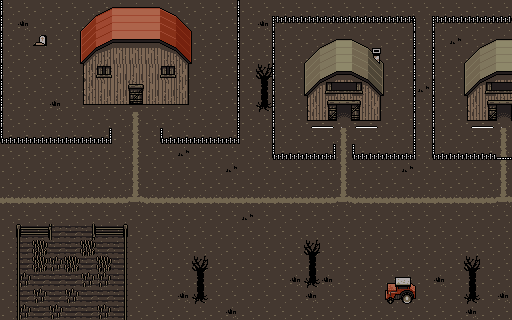

A 2D game scene composited from a Tiled map and its tileset images. What follows is a short description and the map's XML, with every tile layer's data as written:
An orthogonal 32x20 tile map with 16x16 px tiles, 4 tile layers (ground, sprites, obstacles, items) and 1 object.

<map version="1.10" tiledversion="1.11.2" orientation="orthogonal" renderorder="right-down" width="32" height="20" tilewidth="16" tileheight="16" infinite="0" nextlayerid="8" nextobjectid="5">
 <tileset firstgid="1" source="tileset_map.tsx" />
 <layer id="1" name="ground" width="32" height="20">
  <data encoding="csv">
597,597,597,597,597,597,597,597,597,597,597,597,597,597,597,597,597,597,597,597,597,597,597,597,597,597,597,597,597,597,597,597,
597,598,597,597,597,597,597,597,597,597,597,597,597,597,597,597,598,597,597,597,597,597,597,597,597,597,597,597,597,597,597,597,
597,597,597,597,597,597,597,597,597,597,597,597,597,597,597,597,597,597,597,597,597,597,597,597,597,597,597,597,553,597,597,597,
597,597,597,597,597,597,597,597,597,597,597,597,597,597,597,597,597,597,597,597,597,597,597,597,597,597,597,597,597,597,597,597,
597,597,597,597,597,597,597,597,597,597,597,597,597,597,597,597,597,597,597,597,597,597,597,597,597,597,597,597,597,597,597,597,
597,597,597,597,597,597,597,597,597,597,597,597,597,597,597,597,597,597,597,597,597,597,597,597,597,597,553,597,597,597,597,597,
597,597,597,598,597,597,597,597,597,597,597,597,597,597,597,597,597,597,597,597,597,597,597,597,597,597,597,597,597,597,597,597,
597,597,597,597,597,597,597,597,594,597,597,597,597,597,597,597,597,597,597,597,597,597,597,597,597,597,597,597,597,597,597,597,
597,597,597,597,597,597,597,597,594,597,597,597,597,597,597,597,597,597,597,597,597,594,597,597,597,597,597,597,597,597,597,594,
597,597,597,597,597,597,597,597,594,597,597,553,597,597,597,597,597,597,597,597,597,594,597,597,597,597,597,597,597,597,597,594,
597,597,597,597,597,597,597,597,594,597,597,597,597,597,553,597,597,597,597,597,597,594,597,597,597,553,597,597,597,597,597,594,
597,597,597,597,597,597,597,597,594,597,597,597,597,597,597,597,597,597,597,597,597,594,597,597,597,597,597,597,597,597,597,594,
549,549,549,549,549,549,549,549,1610613243,549,549,549,549,549,549,549,549,549,549,549,549,1610613243,549,549,549,549,549,549,549,549,549,1610613243,
597,597,597,597,597,597,597,597,597,597,597,597,597,597,597,553,597,597,597,597,597,597,597,597,597,597,597,597,597,597,597,597,
597,156,156,156,156,156,156,156,597,597,597,597,597,597,597,597,597,597,597,597,597,597,597,597,597,597,597,597,597,597,597,597,
597,156,157,156,156,157,156,156,597,597,597,597,597,597,597,597,597,597,597,597,597,597,597,597,597,597,597,597,597,597,597,597,
597,156,157,202,157,156,157,156,597,597,597,597,597,597,597,597,597,597,597,597,597,597,597,597,597,597,597,597,597,597,597,597,
597,202,156,156,156,202,202,156,597,597,597,597,597,597,597,597,597,597,598,597,598,597,597,597,597,597,597,598,597,597,597,597,
597,156,202,156,202,156,156,156,597,597,597,598,597,597,597,597,597,597,597,598,597,597,597,597,597,597,597,597,597,597,597,598,
597,202,156,202,156,156,202,156,597,597,597,597,597,597,598,597,597,597,597,597,597,597,597,597,597,597,597,597,597,598,597,597
</data>
 </layer>
 <layer id="4" name="sprites" width="32" height="20">
  <data encoding="csv">
0,0,0,0,0,0,0,0,0,0,0,0,0,0,0,0,0,0,0,0,0,0,0,0,0,0,0,0,0,0,0,0,
0,0,0,0,0,0,0,0,0,0,0,0,0,0,0,0,0,0,0,0,0,0,0,0,0,0,0,0,0,0,0,0,
0,0,452,0,0,0,0,0,0,0,0,0,0,0,0,0,0,0,0,0,0,0,0,0,0,0,0,0,0,0,0,0,
0,0,0,0,0,0,0,0,0,0,0,0,0,0,0,0,0,0,0,0,0,0,0,0,0,0,0,0,0,0,0,0,
0,0,0,0,0,0,0,0,0,0,0,0,0,0,0,0,0,0,0,0,0,0,0,0,0,0,0,0,0,0,0,0,
0,0,0,0,0,0,0,0,0,0,0,0,0,0,0,0,0,0,0,0,0,0,0,0,0,0,0,0,0,0,0,0,
0,0,0,0,0,0,0,0,0,0,0,0,0,0,0,0,0,0,0,0,0,0,0,0,0,0,0,0,0,0,0,0,
0,0,0,0,0,0,0,0,0,0,0,0,0,0,0,0,0,0,0,0,0,0,0,0,0,0,0,0,0,0,0,0,
0,0,0,0,0,0,0,0,0,0,0,0,0,0,0,0,0,0,0,0,0,0,0,0,0,0,0,0,0,0,0,0,
0,0,0,0,0,0,0,0,0,0,0,0,0,0,0,0,0,0,0,0,0,0,0,0,0,0,0,0,0,0,0,0,
0,0,0,0,0,0,0,0,0,0,0,0,0,0,0,0,0,0,0,0,0,0,0,0,0,0,0,0,0,0,0,0,
0,0,0,0,0,0,0,0,0,0,0,0,0,0,0,0,0,0,0,0,0,0,0,0,0,0,0,0,0,0,0,0,
0,0,0,0,0,0,0,0,0,0,0,0,0,0,0,0,0,0,0,0,0,0,0,0,0,0,0,0,0,0,0,0,
0,0,0,0,0,0,0,0,0,0,0,0,0,0,0,0,0,0,0,0,0,0,0,0,0,0,0,0,0,0,0,0,
0,0,0,0,0,0,0,0,0,0,0,0,0,0,0,0,0,0,0,0,0,0,0,0,0,0,0,0,0,0,0,0,
0,0,0,0,0,0,0,0,0,0,0,0,0,0,0,0,0,0,0,0,0,0,0,0,0,0,0,0,0,0,0,0,
0,0,0,0,0,0,0,0,0,0,0,0,0,0,0,0,0,0,0,0,0,0,0,0,0,0,0,0,0,0,0,0,
0,0,0,0,0,0,0,0,0,0,0,0,0,0,0,0,0,0,0,0,0,0,0,0,0,0,0,0,0,0,0,0,
0,0,0,0,0,0,0,0,0,0,0,0,0,0,0,0,0,0,0,0,0,0,0,0,0,0,0,0,0,0,0,0,
0,0,0,0,0,0,0,0,0,0,0,0,0,0,0,0,0,0,0,0,0,0,0,0,0,0,0,0,0,0,0,0
</data>
 </layer>
 <layer id="2" name="obstacles" width="32" height="20">
  <data encoding="csv">
282,0,0,0,0,0,71,72,72,72,73,0,0,0,3221225754,0,0,0,0,0,0,0,0,0,0,0,0,0,0,0,0,0,
282,0,0,0,0,115,116,117,117,117,118,119,0,0,3221225754,0,0,283,326,326,326,326,326,326,326,284,0,283,326,326,326,326,
282,0,0,0,0,160,161,162,162,162,163,164,0,0,3221225754,0,0,282,0,0,341,342,343,0,0,3221225754,0,282,0,0,341,342,
282,0,0,0,0,205,206,253,253,253,208,209,0,0,3221225754,0,0,282,0,385,386,387,388,344,0,3221225754,0,282,0,385,386,387,
282,0,0,0,0,250,207,251,251,251,207,254,0,0,3221225754,0,511,282,0,430,431,432,433,434,0,3221225754,0,282,0,430,431,432,
282,0,0,0,0,250,251,251,252,251,251,254,0,0,3221225754,0,556,282,0,475,476,477,478,479,0,3221225754,0,282,0,475,476,477,
282,0,0,0,0,295,296,296,297,296,296,299,0,0,3221225754,0,601,282,0,520,521,522,523,524,0,3221225754,0,282,0,520,521,522,
282,0,0,0,0,0,0,0,0,0,0,0,0,0,3221225754,0,0,282,0,565,566,567,568,569,0,3221225754,0,282,0,565,566,567,
328,281,281,281,281,281,329,0,0,0,328,281,281,281,329,0,0,282,0,0,0,0,0,0,0,3221225754,0,282,0,0,0,0,
0,0,0,0,0,0,0,0,0,0,0,0,0,0,0,0,0,328,281,281,329,0,328,281,281,329,0,328,281,281,281,2684354887,
0,0,0,0,0,0,0,0,0,0,0,0,0,0,0,0,0,0,0,0,0,0,0,0,0,0,0,0,0,0,0,0,
0,0,0,0,0,0,0,0,0,0,0,0,0,0,0,0,0,0,0,0,0,0,0,0,0,0,0,0,0,0,0,0,
0,0,0,0,0,0,0,0,0,0,0,0,0,0,0,0,0,0,0,0,0,0,0,0,0,0,0,0,0,0,0,0,
0,0,0,0,0,0,0,0,0,0,0,0,0,0,0,0,0,0,0,0,0,0,0,0,0,0,0,0,0,0,0,0,
0,517,518,472,0,3221225944,518,519,0,0,0,0,0,0,0,0,0,0,0,0,0,0,0,0,0,0,0,0,0,0,0,0,
0,562,0,0,0,0,0,564,0,0,0,0,0,0,0,0,0,0,0,511,0,0,0,0,0,0,0,0,0,0,0,0,
0,562,0,0,0,0,0,564,0,0,0,0,511,0,0,0,0,0,0,556,0,0,0,0,0,0,0,0,0,511,0,0,
0,562,0,0,0,0,0,564,0,0,0,0,556,0,0,0,0,0,0,601,0,0,0,0,560,561,0,0,0,556,0,0,
0,562,0,0,0,0,0,564,0,0,0,0,601,0,0,0,0,0,0,0,0,0,0,0,605,606,0,0,0,601,0,0,
0,562,0,0,0,0,0,564,0,0,0,0,0,0,0,0,0,0,0,0,0,0,0,0,0,0,0,0,0,0,0,0
</data>
 </layer>
 <layer id="6" name="items" width="32" height="20">
  <data encoding="csv">
0,0,0,0,0,0,0,0,0,0,0,0,0,0,0,0,0,0,0,0,0,0,0,0,0,0,0,0,0,0,0,0,
0,0,0,0,0,0,0,0,0,0,0,0,0,0,0,0,0,0,0,0,0,0,0,0,0,0,0,0,0,0,0,0,
0,0,0,0,0,0,0,0,0,0,0,0,0,0,0,0,0,0,0,0,0,0,0,0,0,0,0,0,0,0,0,0,
0,0,0,0,0,0,0,0,0,0,0,0,0,0,0,0,0,0,0,0,0,0,0,0,0,0,0,0,0,0,0,0,
0,0,0,0,0,0,0,0,0,0,0,0,0,0,0,0,0,0,0,0,0,0,0,0,0,0,0,0,0,0,0,0,
0,0,0,0,0,0,0,0,0,0,0,0,0,0,0,0,0,0,0,0,0,0,0,0,0,0,0,0,0,0,0,0,
0,0,0,0,0,0,0,0,0,0,0,0,0,0,0,0,0,0,0,0,0,0,0,0,0,0,0,0,0,0,0,0,
0,0,0,0,0,0,0,0,0,0,0,0,0,0,0,0,0,0,0,0,0,0,0,0,0,0,0,0,0,0,0,0,
0,0,0,0,0,0,0,0,0,0,0,0,0,0,0,0,0,0,0,0,0,0,0,0,0,0,0,0,0,0,0,0,
0,0,0,0,0,0,0,0,0,0,0,0,0,0,0,0,0,0,0,0,0,0,0,0,0,0,0,0,0,0,0,0,
0,0,0,0,0,0,0,0,0,0,0,0,0,0,0,0,0,0,0,0,0,0,0,0,0,0,0,0,0,0,0,0,
0,0,0,0,0,0,0,0,0,0,0,0,0,0,0,0,0,0,0,0,0,0,0,0,0,0,0,0,0,0,0,0,
0,0,0,0,0,0,0,0,0,0,0,0,0,0,0,0,0,0,0,0,0,0,0,0,0,0,0,0,0,0,0,0,
0,0,0,0,0,0,0,0,0,0,0,0,0,0,0,0,0,0,0,0,0,0,0,0,0,0,0,0,0,0,0,0,
0,0,0,0,0,0,0,0,0,0,0,0,0,0,0,0,0,0,0,0,0,0,0,0,0,0,0,0,0,0,0,0,
0,0,0,0,0,0,0,0,0,0,0,0,0,0,0,0,0,0,0,0,0,0,0,0,0,0,0,0,0,0,0,0,
0,0,0,0,0,0,0,0,0,0,0,0,0,0,0,0,0,0,0,0,0,0,0,0,0,0,0,0,0,0,0,0,
0,0,0,0,0,0,0,0,0,0,0,0,0,0,0,0,0,0,0,0,0,0,0,0,0,0,0,0,0,0,0,0,
0,0,0,0,0,0,0,0,0,0,0,0,0,0,0,0,0,0,0,0,0,0,0,0,0,0,0,0,0,0,0,0,
0,0,0,0,0,0,0,0,0,0,0,0,0,0,0,0,0,0,0,0,0,0,0,0,0,0,0,0,0,0,0,0
</data>
 </layer>
 <objectgroup id="5" name="Interaction">
  <object id="1" template="../../../../Downloads/door.tx" x="334.833" y="116.833" width="19" height="16.5" />
 </objectgroup>
</map>